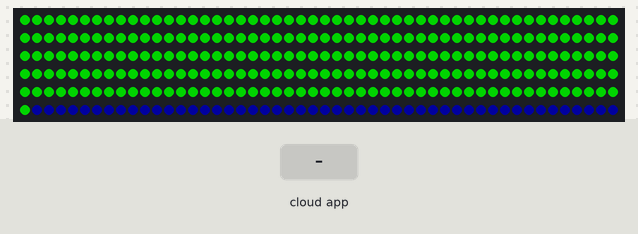
Simulated run of this sketch. Board: ESP32. Parts: 300 RGB LEDs in strip order, left to right, continuing on the next row. Inputs (shaded band) come from the test bench. Dim RGB values are drawn brighter than linear; WiFi joins after 1.5 s; servers stay silent unless stated; random numbers use the default seed unless the sketch sets one; what the sketch prints to the serial monitor is not drawn.

Above: at 3.7 s.
3.8 s: the phone or cloud app sets RGB.chase to 0
At 4.7 s:
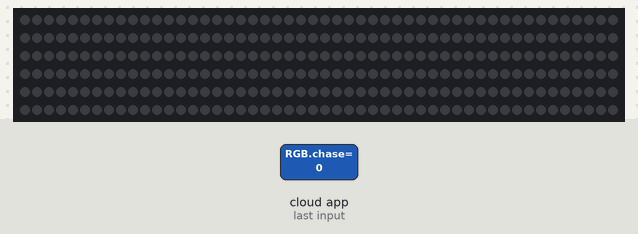
5.5 s: the phone or cloud app sets RGB.rainbow to 64
At 7.57 s:
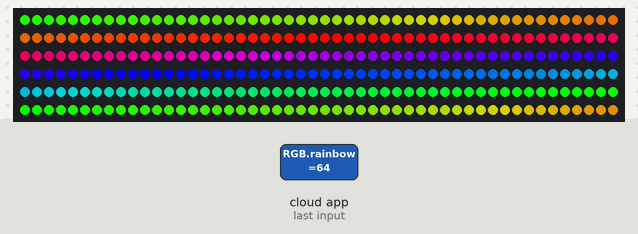
7.6 s: the phone or cloud app sets RGB.light to 0
At 8.81 s:
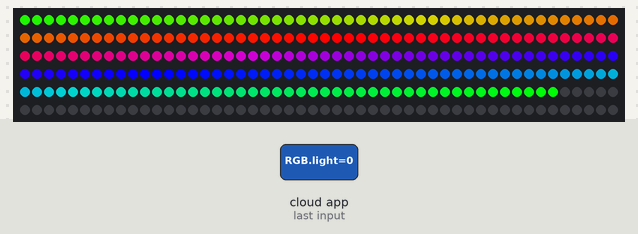
10.1 s: the phone or cloud app sets RGB.rainbow to 128
At 10.17 s:
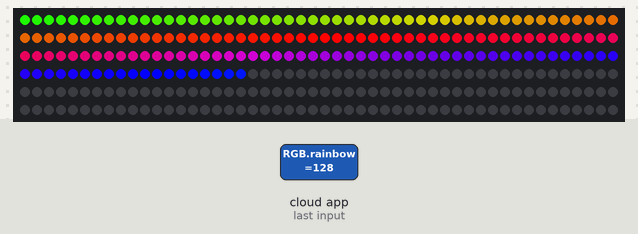
11.6 s: the phone or cloud app sets RGB.light to 64
At 11.99 s:
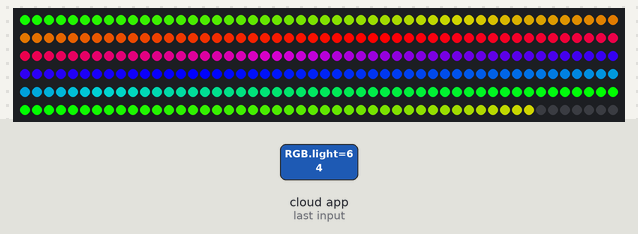
14.6 s: the phone or cloud app sets RGB.chase to 64
At 16.3 s:
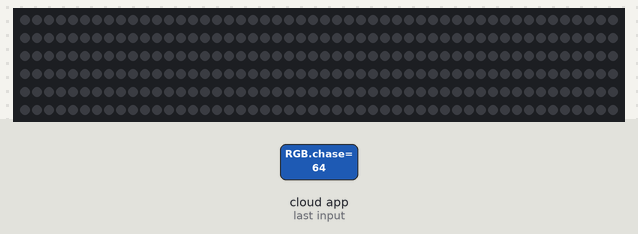
Timing chart, 0 to 17.3 s (numbered marks = the images above; inputs shaded):
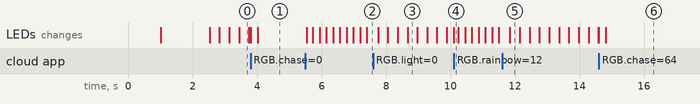

Measured:
- after the input at 5.5 s, the LEDs: first change at once (image 2 shows a later state)

The sketch:

RGB-Alexa.ino
```cpp
#include <WiFi.h>
//#include <Preferences.h>
#include <FastLED.h>

// ESP alexa library
//#define ESPALEXA_ASYNC
//#define ESPALEXA_DEBUG
#define ESPALEXA_MAXDEVICES 5
#include <Espalexa.h>

// Configuration file
#include "config.h"

// RGB strip is connected to pin 13
#define LED_PIN 13
#define NUM_LEDS 300

// Callbacks and function prototype
void Callback_LightColor(EspalexaDevice* dev);
void Callback_Rainbow(EspalexaDevice* dev);
void Callback_ChaseColor(EspalexaDevice* dev); // Chase light calback
void Task_Alexa (void * parameter); // Alexa task

// Other global variables
CRGB leds[NUM_LEDS];
Espalexa espalexa;
int display_mode = 0;
uint8_t rainbow_brightness = 255;
CRGB light_color = 0;
CRGB light_color_new = 0;
bool light_refresh_request = false;
CRGB chase_color = 0;
TaskHandle_t h_task_alexa;

// Preferneces
//uint16_t color;
//Preferences prefs;


/*************************** Sketch Code ************************************/
void setup()
{
  delay(1000);
  Serial.begin(115200);
  Serial.println();
  Serial.println("Setup start");

  // Initialize all pixels to 'off'
  FastLED.addLeds<NEOPIXEL, LED_PIN>(leds, NUM_LEDS).setCorrection(TypicalLEDStrip);

  // The whimpy power supply can't handle a full power, limit brightness a bit
  FastLED.setBrightness(255); // 0 = off; 255 = max brightness
  FastLED.clear();
  fill_solid(leds, NUM_LEDS, CRGB::Red);
  FastLED.show();

  // Connect to WiFi access point.
  Serial.print("MAC Address: ");
  Serial.println(WiFi.macAddress());
  Serial.printf("Connecting to %s: .", WLAN_SSID);

  // Connect to wifi with timeout
  unsigned long conn_timeout = millis();
  WiFi.setSleep(false);
  WiFi.begin(WLAN_SSID, WLAN_PASS);
  while ( WiFi.status() != WL_CONNECTED )
  {
    delay(500);
    Serial.print(".");

    // Timeout?
    if ( (millis() - conn_timeout) > (30 * 1000) )
    {
      Serial.println();
      Serial.printf("Connect timeout. Status: %d; Rebooting \n", WiFi.status());
      ESP.restart();
    }
  }
  Serial.println();
  Serial.print("WiFi connected. IP address: ");
  Serial.println(WiFi.localIP());
  fill_solid(leds, NUM_LEDS, CRGB::Green);
  FastLED.show();

  // Add alexa devices
  espalexa.addDevice("RGB light", Callback_LightColor, EspalexaDeviceType::color, 0);
  espalexa.addDevice("RGB rainbow", Callback_Rainbow, EspalexaDeviceType::onoff, 0);
  espalexa.addDevice("RGB chase", Callback_ChaseColor, EspalexaDeviceType::color, 0);
  espalexa.begin();

  light_color_new = CRGB(0, 0, 30);

    // Load defaults
  //prefs.begin("app_set", false);

  // Load clock color from FLASH
  //uint16_t color = prefs.getUInt("color", 0);

  // Close prefernces
  //prefs.end();

  // Create alexa task
  // It is not critical, so can run on protocol core (core 0)
  // Task, Name, stack, parameter, priority, handle, core
  xTaskCreatePinnedToCore(Task_Alexa, "Alexa", 10000, NULL, 1, &h_task_alexa, 0);

  Serial.println("Setup end");
}


// Main loop is running on core 1 by default, core 1 is dedicated for LED update logic
void loop()
{
  if (display_mode == 0)
  {
    // light mode
    if ( (light_color != light_color_new) || (light_refresh_request) )
    {
      Serial.println("Loop LightColor. New color");
      Light_ColorWipe(light_color_new, 10);
      light_color = light_color_new;
      light_refresh_request = false;
    }

    // Update LEDs periodically just in case
    FastLED.show();
    delay(100);
  }
  else if (display_mode == 1)
  {
    // Rainbow mode
    int effect = random(1, 4);

    switch(effect)
    {
      case 1:
        // Chase with rainbow colors
        Serial.println("Loop Rainbow. Rainbow_TheaterChase");
        Rainbow_TheaterChase(30);
        break;

      case 2:
        // Standard rainbow
        Serial.println("Loop Rainbow. Rainbow");
        Rainbow(200);
        break;

      case 3:
        // Equal ranbow
        Serial.println("Loop Rainbow. Rainbow_Cycle");
        Rainbow_Cycle(30);
        break;
    }
  }
  else if (display_mode == 2)
  {
    // Chase mode
    Chase_Theater(chase_color, 30);
  }
  else
  {
    // Wrong mode
    display_mode = 0;
  }

  // Short delay
  delay(10);
}


// ================================================================
// Tasks
void Task_Alexa (void * parameter)
{
  Serial.printf("Alexa task. Core: %d; Freq: %d MHz \n", xPortGetCoreID(), getCpuFrequencyMhz());

  while (true)
  {
    espalexa.loop();
    delay(10);
  }
}


// ================================================================
// Callbacks
// Alexa Light color callback
void Callback_LightColor(EspalexaDevice* d)
{
  Serial.printf("LightColor. Callback. Device:%s; Bright:%d, Red:%d, Green:%d, Blue:%d \n", d->getName(), d->getValue(), d->getR(), d->getG(), d->getB());

  // Alexa sets odd colors when turing light on by using "on" command
  // Just remeber if we actualy got ON comnmand
  bool on_command = (d->getValue()== 255) && (d->getR() == 254) && (d->getG() == 221) && (d->getB() == 80);
  Serial.printf("LightColor. Callback. ON command? %d \n", on_command);

  // Limit the brightness
  uint8_t lim_bright = d->getValue();

  // Calcaulte display color based on brightness
  uint8_t lim_r = d->getR() * lim_bright / 255;
  uint8_t lim_g = d->getG() * lim_bright / 255;
  uint8_t lim_b = d->getB() * lim_bright / 255;

  Serial.printf("LightColor. Callback. Colors=Red:%d, Green:%d, Blue:%d \n", lim_r, lim_g, lim_b);

  // Switching on
  if (on_command || (display_mode != 0))
  {
    Serial.println("LightColor. Callback. Received Light ON command");
    light_color_new = CRGB(lim_r, lim_g, lim_b);
    light_refresh_request = true;
    display_mode = 0;
    return;
  }

  // Trying to turn it off?
  if (d->getValue() == 0)
  {
    Serial.println("LightColor. Callback. Receive Light OFF command");
    light_color_new = CRGB(0, 0, 0);
    light_refresh_request = true;
    return;
  }

  // Just changing color.
  light_color_new = CRGB(lim_r, lim_g, lim_b);
}


void Callback_Rainbow(EspalexaDevice* d)
{
  Serial.printf("Rainbow. Callback. Device:%s; Bright:%d, Red:%d, Green:%d, Blue:%d \n", d->getName(), d->getValue(), d->getR(), d->getG(), d->getB());

  // Trying to turn it off?
  if (d->getValue() == 0)
  {
    Serial.println("Rainbow. Callback. Receive Rainbow OFF command");
    light_color_new = CRGB(0, 0, 0);
    light_refresh_request = true;
    display_mode = 0;
    return;
  }

  // On command or changing brighness, just update values
  rainbow_brightness = d->getValue();
  display_mode = 1;
}


void Callback_ChaseColor(EspalexaDevice* d)
{
  Serial.printf("ChaseColor. Callback. Device:%s; Bright:%d, Red:%d, Green:%d, Blue:%d \n", d->getName(), d->getValue(), d->getR(), d->getG(), d->getB());

  // Alexa sets odd colors when turing light on by using "on" command
  // Just remeber if we actualy got ON comnmand
  bool on_command = (d->getValue()== 255) && (d->getR() == 254) && (d->getG() == 221) && (d->getB() == 80);
  Serial.printf("ChaseColor. Callback. ON command? %d \n", on_command);

  // Limit the brightness
  uint8_t lim_bright = d->getValue();

  // Calcaulte display color based on brightness
  uint8_t lim_r = d->getR() * lim_bright / 255;
  uint8_t lim_g = d->getG() * lim_bright / 255;
  uint8_t lim_b = d->getB() * lim_bright / 255;

  Serial.printf("ChaseColor. Callback. Colors=Red:%d, Green:%d, Blue:%d \n", lim_r, lim_g, lim_b);

  // Switching on
  if (on_command || (display_mode != 2))
  {
    Serial.println("ChaseColor. Callback. Received Chase ON command");
    chase_color = CRGB(lim_r, lim_g, lim_b);
    display_mode = 2;
    return;
  }

  // Trying to turn it off?
  if (d->getValue() == 0)
  {
    Serial.println("ChaseColor. Callback. Receive Chase OFF command");
    light_color_new = CRGB(0, 0, 0);
    light_refresh_request = true;
    display_mode = 0;
    return;
  }

  // Just changing color.
  chase_color = CRGB(lim_r, lim_g, lim_b);
}


// ================================================================
// Effects
// Fill the dots one after the other with a color
void Light_ColorWipe(CRGB c, uint8_t wait)
{
  for(uint16_t i = 0; i < NUM_LEDS; i++)
  {
      leds[NUM_LEDS - i - 1] = c;
      FastLED.show();
      delay(wait);
      if (display_mode != 0)
      {
        Serial.println("Light_ColorWipe cancelled.");
        return;
      }
  }
}


// Rainbow effect
void Rainbow(uint8_t wait)
{
  for(int j = 0; j < 256; j++)
  {
    for(int i = 0; i < NUM_LEDS; i++)
    {
      leds[i] = Wheel((i+j) & 255);
    }
    FastLED.show();
    delay(wait);
    if (display_mode != 1)
    {
      Serial.println("Rainbow cancelled.");
      return;
    }
  }
}


// Slightly different, this makes the rainbow equally distributed throughout
void Rainbow_Cycle(uint8_t wait) {
  for(int j=0; j < 256 * 5; j++)
  {
    // 5 cycles of all colors on wheel
    for(int i = 0; i < NUM_LEDS; i++)
    {
      leds[i] = Wheel(((i * 256 / NUM_LEDS) + j) & 255);
    }
    FastLED.show();
    delay(wait);
    if (display_mode != 1)
    {
      Serial.println("Rainbow_Cycle cancelled.");
      return;
    }
  }
}


// Theatre-style crawling lights with rainbow effect
void Rainbow_TheaterChase(uint8_t wait) {
  for (int j=0; j < 256; j++)
  {
    // cycle all 256 colors in the wheel
    for (int q=0; q < 3; q++)
    {
        // turn every third pixel on
        for (int i=0; i < NUM_LEDS; i=i+3)
        {
          leds[i+q] = Wheel( (i+j) % 255);
        }
        FastLED.show();
        delay(wait);
        if (display_mode != 1)
        {
          Serial.println("Rainbow_TheaterChase cancelled.");
          return;
        }

        // turn every third pixel off
        for (int i=0; i < NUM_LEDS; i=i+3)
        {
          leds[i+q] = CRGB::Black;
        }
    }
  }
}


// Theatre-style crawling lights.
void Chase_Theater(CRGB c, uint8_t wait)
{
  for (int j=0; j < 10; j++)
  {
    for (int q=0; q < 3; q++)
    {
      // turn every third pixel on
      for (int i=0; i < NUM_LEDS; i=i+3)
      {
        leds[i+q] = c;
      }
      FastLED.show();
      delay(wait);
      if (display_mode != 2)
      {
        Serial.println("Chase_Theater cancelled.");
        return;
      }

      // turn every third pixel off
      for (int i=0; i < NUM_LEDS; i=i+3)
      {
        leds[i+q] = CRGB::Black;
      }
    }
  }
}


// Input a value 0 to 255 to get a color value.
// The colours are a transition r - g - b - back to r.
CRGB Wheel(byte WheelPos)
{
  if(WheelPos < 85)
  {
   return CRGB(WheelPos * 3, 255 - WheelPos * 3, 0);
  }
  else if(WheelPos < 170)
  {
   WheelPos -= 85;
   return CRGB(255 - WheelPos * 3, 0, WheelPos * 3);
  }
  else
  {
   WheelPos -= 170;
   return CRGB(0, WheelPos * 3, 255 - WheelPos * 3);
  }
}
```

config_example.h
```cpp
#ifndef CONFIG_H_
#define CONFIG_H_

// Rename me to config.h

/************************* WiFi Access Point *********************************/
#define WLAN_SSID "<SSID>>"
#define WLAN_PASS "<Password>>"


#endif
```
